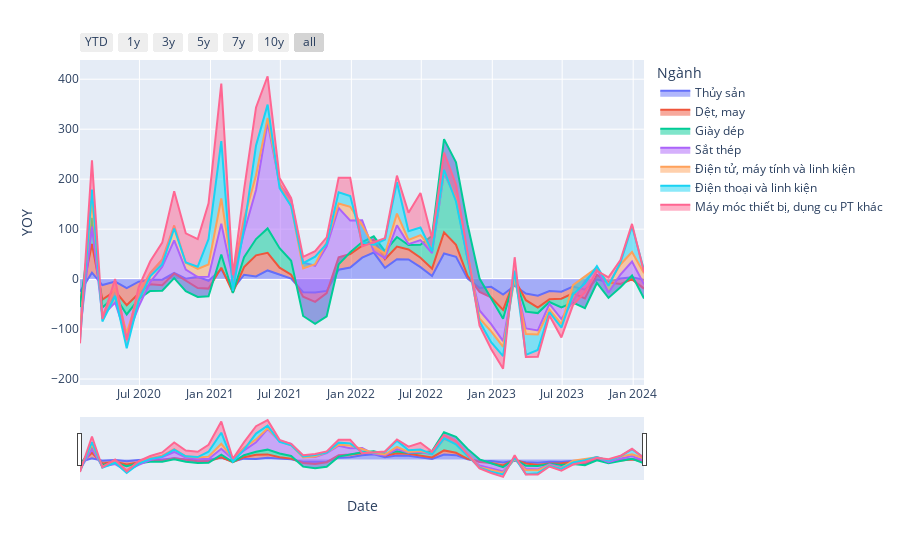

Source (notebook cell):
### Code cell
import pandas as pd
import plotly.express as px
import plotly.graph_objects as go

df_show = dfs_xk[
    (
        (dfs_xk["Ngành"] == "Điện tử, máy tính và linh kiện")
        | (dfs_xk["Ngành"] == "Điện thoại và linh kiện")
        | (dfs_xk["Ngành"] == "Máy móc thiết bị, dụng cụ PT khác")
        | (dfs_xk["Ngành"] == "Dệt, may")
        | (dfs_xk["Ngành"] == "Giày dép")
        | (dfs_xk["Ngành"] == "Thủy sản")
        | (dfs_xk["Ngành"] == "Sắt thép")
    )
    & (dfs_xk["Date"] > "2020-01-01")
]

fig = px.area(df_show, x="Date", y="YOY", color="Ngành")

fig.update_xaxes(
    rangeslider_visible=True,
    rangeselector=dict(
        buttons=[
            dict(count=1, label="YTD", step="year", stepmode="todate"),
            dict(count=1, label="1y", step="year", stepmode="backward"),
            dict(count=3, label="3y", step="year", stepmode="backward"),
            dict(count=5, label="5y", step="year", stepmode="backward"),
            dict(count=7, label="7y", step="year", stepmode="backward"),
            dict(count=10, label="10y", step="year", stepmode="backward"),
            dict(step="all"),
        ]
    ),
)

fig.show()
